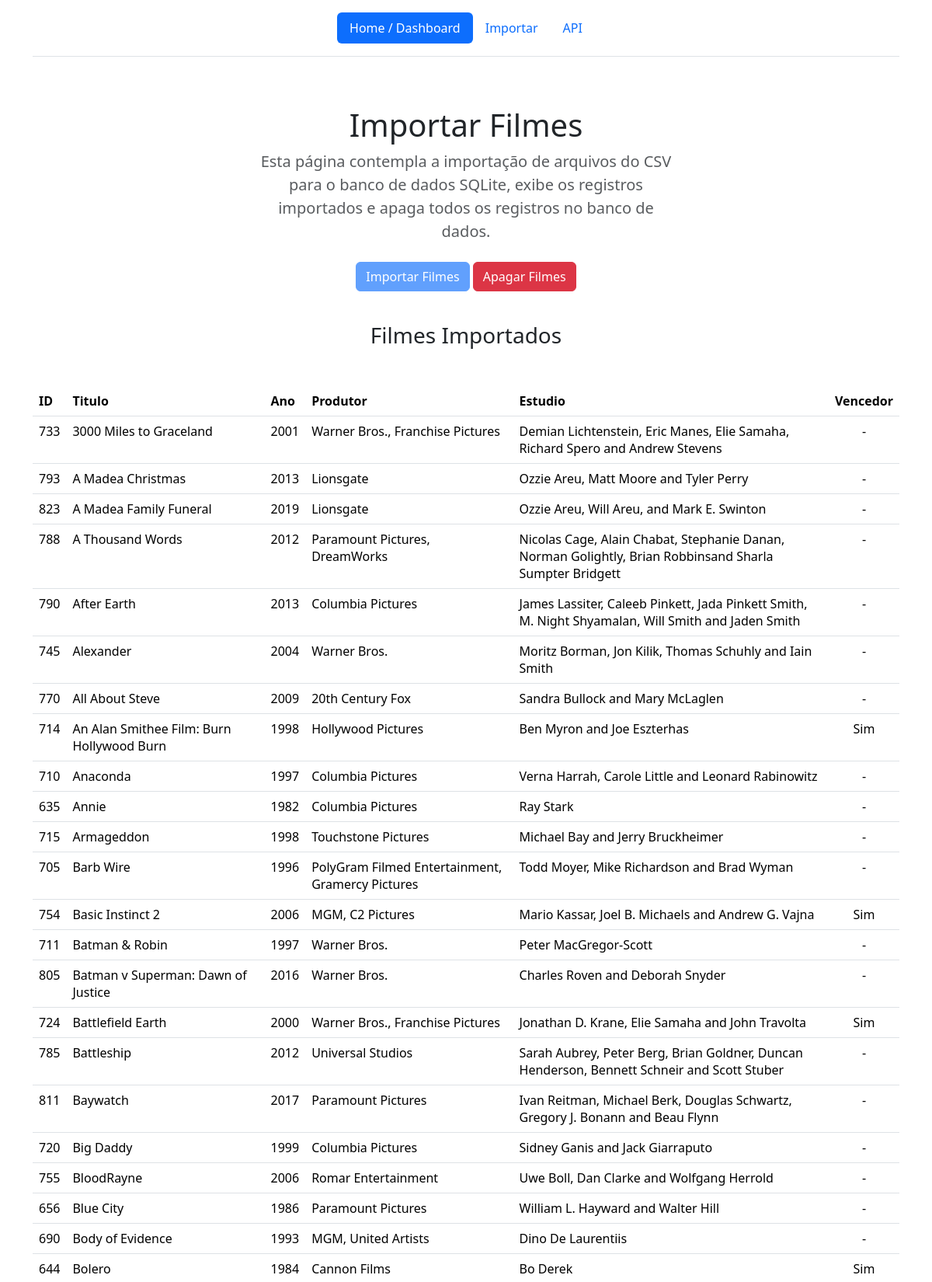
The app's page /importar-filmes (upper part) with its own data.
### tables this page shows
CREATE TABLE filmes (
                id INTEGER PRIMARY KEY AUTOINCREMENT NOT NULL,
                titulo VARCHAR(100) NOT NULL,
                estudio VARCHAR(100) NOT NULL,
                produtor VARCHAR(100) NOT NULL,
                vencedor INTEGER,
                ano INTEGER);

### src/Controller/Importar/ImportarController.php (called while the page is built, shortened)
<?php
class ImportarController {
    public function index()
    {
        $filmes = new filmes;
        $lista = $filmes->selecionarTodos();
        return templateUtil::exibir("importar-filmes".DIRECTORY_SEPARATOR."index",['lista'=>$lista]);
    }
}

### public/index.php (called while the page is built, shortened)
<?php
try {
    $uri = parse_url($_SERVER['REQUEST_URI'])['path'];
    $request = $_SERVER['REQUEST_METHOD'];
    $controllerIstance = new $controllerNameSpace;
    $function = $routes[$request][$uri]['FUNCTION'];
    $controllerIstance->$function();
}catch(Exception $e){
    echo 'ATENCAO: '.$e->getMessage();
}

### src/Database/conexao.php (called while the page is built, shortened)
<?php
class conexao {
    public $database;
    public function __construct() {
        $this->database = DB;
    }
    public function pdo()
    {
        $sqlite = 'sqlite: '.$this->database.'.db';
        $db = new PDO($sqlite);
        $tabelaFilmes = 'CREATE TABLE IF NOT EXISTS filmes (
            id INTEGER PRIMARY KEY AUTOINCREMENT NOT NULL,
            titulo VARCHAR(100) NOT NULL,
            estudio VARCHAR(100) NOT NULL,
            produtor VARCHAR(100) NOT NULL,
            vencedor INTEGER,
            ano INTEGER)';
        $tabelaProdutores = 'CREATE TABLE IF NOT EXISTS produtor_filme (
            id INTEGER PRIMARY KEY AUTOINCREMENT NOT NULL,
            produtor VARCHAR(100) NOT NULL,
            filme_id INTEGER NOT NULL,
            vencedor INTEGER,
            ano INTEGER)';
        $db->exec($tabelaFilmes);
        $db->exec($tabelaProdutores);
        return $db;
    }
}

### src/Model/filmes.php (called while the page is built, shortened)
<?php
class filmes {
    public $conexao;
    public function __construct() {
        $conexao = new conexao();
        $this->conexao = $conexao->pdo();
    }
    public function selecionarTodos()
    {
        $lista = [];
        $sql = "SELECT * FROM filmes ORDER BY titulo ASC";
        $stmt = $this->conexao->prepare($sql);
        $stmt->execute();
        while($row = $stmt->fetch(PDO::FETCH_ASSOC)){
            $lista[] = $row;
        }
        return $lista;
    }
}

### src/View/importar-filmes/index.php (the view)
<section class="py-3 text-center container">
    <div class="row">
        <div class="col-lg-6 col-md-8 mx-auto">
            <h1 class="fw-light">Importar Filmes</h1>
            <p class="lead text-body-secondary">Esta página contempla a importação de arquivos do CSV para o banco de dados SQLite, exibe os registros importados e apaga todos os registros no banco de dados.</p>
            <p>
                <a
                    href="/importar-filmes/importar"
                    class="btn btn-primary my-2 <?php echo count($lista)>0?'disabled':'' ?>"
                    aria-disabled="<?php echo count($lista)>0?'true':'false' ?>"
                >Importar Filmes</a>
                <a
                    href="/importar-filmes/apagar"
                    class="btn btn-danger my-2 <?php echo count($lista)>0?'':'disabled' ?>"
                    aria-disabled="<?php echo count($lista)>0?'false':'true' ?>"
                >Apagar Filmes</a>
            </p>
        </div>
    </div>
</section>
<div class="row">
    <div class="col">
        <h3 class="text-center mb-5">Filmes Importados </h3>
        <table class="table">
            <thead>
                <tr>
                    <th>ID</th>
                    <th>Titulo</th>
                    <th>Ano</th>
                    <th>Produtor</th>
                    <th>Estudio</th>
                    <th>Vencedor</th>
                </tr>
            </thead>
        <?php
            if(count($lista)>0){
                foreach ($lista as $item) {
                    $vencedor = $item['vencedor']==1?'Sim':'-';
                    echo '
                    <tr>
                        <td>'.$item['id'].'</td>
                        <td>'.$item['titulo'].'</td>
                        <td>'.$item['ano'].'</td>
                        <td>'.$item['estudio'].'</td>
                        <td>'.$item['produtor'].'</td>
                        <td class="text-center"> '.$vencedor.'</td>
                    </tr>';
                }
            }else{
                echo '<tr><td colspan="6" class="text-center text-danger">Nenhum filme no banco de dados.</td></tr>';
            }
        ?>
        </table>
    </div>
</div>

### src/Util/templateUtil.php (shortened to what this page needs)
<?php
class templateUtil {
    public static function exibir($view, $dados): void
    {
        extract($dados);
        $html = self::html();
        $caminho = __DIR__.DIRECTORY_SEPARATOR ."..".DIRECTORY_SEPARATOR ."View".DIRECTORY_SEPARATOR . $view . ".php";
        echo $html['HEADER'];
        require($caminho);
        echo $html['FOOTER'];
    }
    public static function html(): array
    {
        $padrao = __DIR__.DIRECTORY_SEPARATOR ."..".DIRECTORY_SEPARATOR ."View".DIRECTORY_SEPARATOR ."template" .DIRECTORY_SEPARATOR. "padrao.php";
        $html = file_get_contents($padrao);
        $estrutura = explode("<%SLOT%>", $html);
        return ['HEADER' => $estrutura[0], 'FOOTER' => $estrutura[1]];
    }
}

### records on screen
filmes: id "733", titulo "3000 Miles to Graceland", ano "2001", estudio "Warner Bros., Franchise Pictures", produtor "Demian Lichtenstein, Eric Manes, Elie Samaha, Richard Spero and Andrew Stevens", vencedor "-"
filmes: id "793", titulo "A Madea Christmas", ano "2013", estudio "Lionsgate", produtor "Ozzie Areu, Matt Moore and Tyler Perry", vencedor "-"
filmes: id "823", titulo "A Madea Family Funeral", ano "2019", estudio "Lionsgate", produtor "Ozzie Areu, Will Areu, and Mark E. Swinton", vencedor "-"
filmes: id "788", titulo "A Thousand Words", ano "2012", estudio "Paramount Pictures, DreamWorks", produtor "Nicolas Cage, Alain Chabat, Stephanie Danan, Norman Golightly, Brian Robbinsand Sharla Sumpter Bridgett", vencedor "-"
filmes: id "790", titulo "After Earth", ano "2013", estudio "Columbia Pictures", produtor "James Lassiter, Caleeb Pinkett, Jada Pinkett Smith, M. Night Shyamalan, Will Smith and Jaden Smith", vencedor "-"
filmes: id "745", titulo "Alexander", ano "2004", estudio "Warner Bros.", produtor "Moritz Borman, Jon Kilik, Thomas Schuhly and Iain Smith", vencedor "-"
filmes: id "770", titulo "All About Steve", ano "2009", estudio "20th Century Fox", produtor "Sandra Bullock and Mary McLaglen", vencedor "-"
filmes: id "714", titulo "An Alan Smithee Film: Burn Hollywood Burn", ano "1998", estudio "Hollywood Pictures", produtor "Ben Myron and Joe Eszterhas", vencedor "Sim"
filmes: id "710", titulo "Anaconda", ano "1997", estudio "Columbia Pictures", produtor "Verna Harrah, Carole Little and Leonard Rabinowitz", vencedor "-"
filmes: id "635", titulo "Annie", ano "1982", estudio "Columbia Pictures", produtor "Ray Stark", vencedor "-"
filmes: id "715", titulo "Armageddon", ano "1998", estudio "Touchstone Pictures", produtor "Michael Bay and Jerry Bruckheimer", vencedor "-"
filmes: id "705", titulo "Barb Wire", ano "1996", estudio "PolyGram Filmed Entertainment, Gramercy Pictures", produtor "Todd Moyer, Mike Richardson and Brad Wyman", vencedor "-"
filmes: id "754", titulo "Basic Instinct 2", ano "2006", estudio "MGM, C2 Pictures", produtor "Mario Kassar, Joel B. Michaels and Andrew G. Vajna", vencedor "Sim"
filmes: id "711", titulo "Batman & Robin", ano "1997", estudio "Warner Bros.", produtor "Peter MacGregor-Scott", vencedor "-"
filmes: id "805", titulo "Batman v Superman: Dawn of Justice", ano "2016", estudio "Warner Bros.", produtor "Charles Roven and Deborah Snyder", vencedor "-"
filmes: id "724", titulo "Battlefield Earth", ano "2000", estudio "Warner Bros., Franchise Pictures", produtor "Jonathan D. Krane, Elie Samaha and John Travolta", vencedor "Sim"
filmes: id "785", titulo "Battleship", ano "2012", estudio "Universal Studios", produtor "Sarah Aubrey, Peter Berg, Brian Goldner, Duncan Henderson, Bennett Schneir and Scott Stuber", vencedor "-"
filmes: id "811", titulo "Baywatch", ano "2017", estudio "Paramount Pictures", produtor "Ivan Reitman, Michael Berk, Douglas Schwartz, Gregory J. Bonann and Beau Flynn", vencedor "-"
filmes: id "720", titulo "Big Daddy", ano "1999", estudio "Columbia Pictures", produtor "Sidney Ganis and Jack Giarraputo", vencedor "-"
filmes: id "755", titulo "BloodRayne", ano "2006", estudio "Romar Entertainment", produtor "Uwe Boll, Dan Clarke and Wolfgang Herrold", vencedor "-"
filmes: id "656", titulo "Blue City", ano "1986", estudio "Paramount Pictures", produtor "William L. Hayward and Walter Hill", vencedor "-"
filmes: id "690", titulo "Body of Evidence", ano "1993", estudio "MGM, United Artists", produtor "Dino De Laurentiis", vencedor "-"
filmes: id "644", titulo "Bolero", ano "1984", estudio "Cannon Films", produtor "Bo Derek", vencedor "Sim"

### other values on screen
$html['HEADER'] "Home / Dashboard Importar API"
